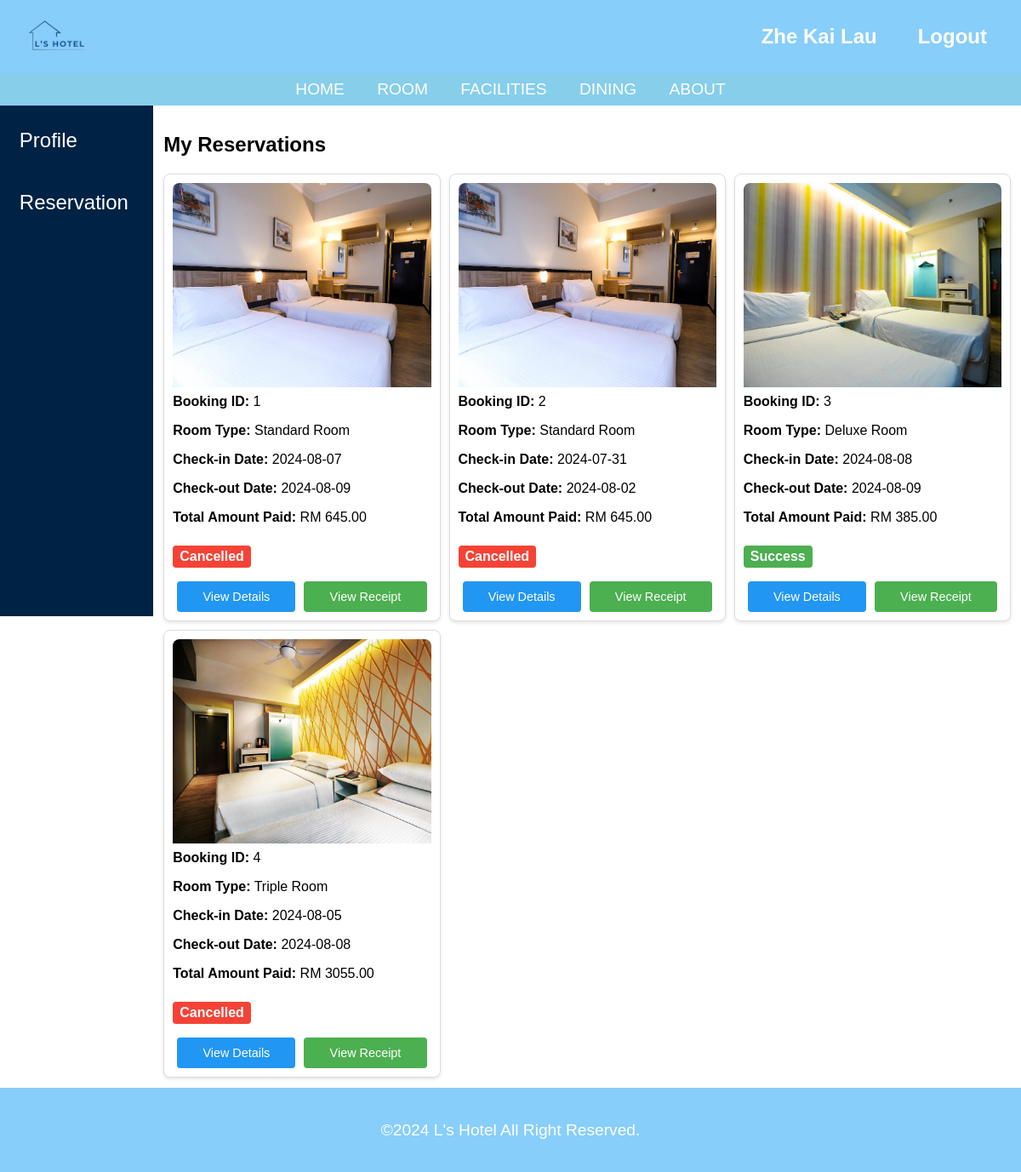
Screenshot of /reservation.php (signed in) with the database file from the repository.
### tables this page shows
CREATE TABLE `bookings` (
  `booking_id` int(11) NOT NULL,
  `email` varchar(100) NOT NULL,
  `room_id` int(11) NOT NULL,
  `check_in_date` date NOT NULL,
  `check_out_date` date NOT NULL,
  `days` int(11) NOT NULL,
  `number_of_rooms` int(11) NOT NULL,
  `bed_selection` varchar(255) NOT NULL,
  `smoke` varchar(255) NOT NULL,
  `first_name` varchar(50) NOT NULL,
  `last_name` varchar(50) NOT NULL,
  `phone_number` varchar(15) NOT NULL,
  `bring_car` varchar(3) NOT NULL,
  `additional_requests` varchar(255) DEFAULT NULL,
  `total_amount` decimal(10,2) NOT NULL,
  `created_at` timestamp NOT NULL DEFAULT current_timestamp(),
  `car_plates` varchar(255) DEFAULT NULL,
  `payment_status` varchar(20) NOT NULL,
  `booking_status` varchar(20) NOT NULL,
  `cancel_reason` varchar(500) NOT NULL
);

CREATE TABLE `rooms` (
  `room_id` int(11) NOT NULL,
  `room_type` varchar(255) NOT NULL,
  `room_level` int(3) NOT NULL,
  `room_price` decimal(10,2) NOT NULL,
  `room_features` text DEFAULT NULL,
  `room_facilities` text DEFAULT NULL,
  `room_size` varchar(50) DEFAULT NULL,
  `room_availability` int(11) DEFAULT NULL,
  `room_description` text DEFAULT NULL,
  `room_images` text DEFAULT NULL
);

### fetch_customer_bookings.php (the view, shortened to what this page needs)
<?php
include 'config.php';
$email = $_SESSION['user']['email'];
$sql = "SELECT bookings.booking_id, bookings.created_at, rooms.room_type, bookings.check_in_date, bookings.check_out_date, bookings.days, bookings.number_of_rooms, bookings.bed_selection, bookings.smoke, CONCAT(bookings.first_name, ' ', bookings.last_name) as customer_name, bookings.email, bookings.phone_number, bookings.bring_car, bookings.car_plates, bookings.booking_status, bookings.additional_requests, bookings.total_amount, rooms.room_images
        FROM bookings
        JOIN rooms ON bookings.room_id = rooms.room_id
        WHERE bookings.email = '$email'";
$result = $conn->query($sql);
if ($result->num_rows > 0) {
    while($row = $result->fetch_assoc()) {
        $room_type = $row['room_type'];
        $images = explode(',', $row['room_images']);
        $image = isset($images[0]) ? 'img/room-image/' . strtolower(str_replace(' ', '-', $room_type)) . '/' . htmlspecialchars(trim($images[0])) : 'img/room-image/default-room.jpg';
        $status_class = strtolower($row["booking_status"]);
        $additional_requests = json_decode($row['additional_requests'], true);
        $additional_charges = [];
        foreach ($additional_requests as $request) {
            $additional_charges[] = [
                "extraBed" => $request['extra_bed'],
                "extraBedQuantity" => $request['bed_quantity'],
                "addBreakfast" => $request['add_breakfast'],
                "breakfastQuantity" => $request['breakfast_quantity']
            ];
        }
        $booking_data = json_encode([
            "bookingId" => $row["booking_id"],
            "bookingDate" => substr($row["created_at"], 0, 10),
            "roomType" => $row["room_type"],
            "checkInDate" => $row["check_in_date"],
            "checkOutDate" => $row["check_out_date"],
            "stayDays" => $row["days"],
            "roomQuantity" => $row["number_of_rooms"],
            "bedSelection" => $row["bed_selection"],
            "smoke" => $row["smoke"],
            "totalAmount" => $row["total_amount"],
            "customerName" => $row["customer_name"],
            "email" => $row["email"],
            "phone" => $row["phone_number"],
            "bringCar" => $row["bring_car"],
            "carPlate" => $row["car_plates"],
            "additionalCharges" => $additional_charges
        ]);
        echo "<div class='booking-card'>";
        echo "<img src='" . $image . "' alt='Room Image'>";
        echo "<p><strong>Booking ID:</strong> " . $row["booking_id"] . "</p>";
        echo "<p><strong>Room Type:</strong> " . $room_type . "</p>";
        echo "<p><strong>Check-in Date:</strong> " . $row["check_in_date"] . "</p>";
        echo "<p><strong>Check-out Date:</strong> " . $row["check_out_date"] . "</p>";
        echo "<p><strong>Total Amount Paid:</strong> RM " . $row["total_amount"] . "</p>";
        echo "<p><span class='booking-status " . $status_class . "'>" . $row["booking_status"] . "</span></p>";
        echo "<div class='booking-actions'>";
        echo "<a class='view-details' href='javascript:void(0);' data-booking-data='" . htmlspecialchars($booking_data, ENT_QUOTES, 'UTF-8') . "'>View Details</a>";
        echo "<a class='view-receipt' href='invoice.php?booking_id=" . $row["booking_id"] . "'>View Receipt</a>";
        echo "</div>";
        echo "</div>";
    }
} else {
    echo "<p>No bookings found</p>";
}
?>

### css/style.css (style rules this page uses)
html, body { height: 100%; margin: 0; padding: 0; }
body { display: flex; flex-direction: column; font-family: Arial, sans-serif; }

### css/reservation.css (style rules this page uses)
.booking-card { background-color: #fff; border: 1px solid #ddd; border-radius: 8px; padding: 10px; box-shadow: 0 2px 4px rgba(0, 0, 0, 0.1); max-width: 100%; margin: 0 auto; display: flex; flex-direction: column; justify-content: space-between; min-width: 0; max-width: 350px; }
.booking-card img { width: 100%; border-radius: 8px 8px 0 0; height: 30vh; object-fit: cover; }
.booking-card p { margin: 8px 0; }
.booking-status { display: inline-block; padding: 4px 8px; border-radius: 4px; color: #fff; font-weight: bold; margin-top: 8px; }
.booking-status.success { background-color: #4CAF50; }
.booking-status.cancelled { background-color: #F44336; }
.booking-actions { display: flex; justify-content: space-around; margin-top: 8px; }
.booking-actions a { text-decoration: none; color: #fff; padding: 10px 20px; border-radius: 4px; transition: background-color 0.3s, box-shadow 0.3s; text-align: center; white-space: nowrap; flex-grow: 1; margin: 0 5px; font-size: 0.9em; }
.booking-actions a.view-details { background-color: #2196F3; }
.booking-actions a.view-receipt { background-color: #4CAF50; }

### rows the page displays
bookings: booking_id "1", room.room_type "Standard Room", check_in_date "2024-08-07", check_out_date "2024-08-09", total_amount "645.00", booking_status "Cancelled"
bookings: booking_id "2", room.room_type "Standard Room", check_in_date "2024-07-31", check_out_date "2024-08-02", total_amount "645.00", booking_status "Cancelled"
bookings: shows a picture, booking_id "3", room.room_type "Deluxe Room", check_in_date "2024-08-08", check_out_date "2024-08-09", total_amount "385.00", booking_status "Success"
bookings: shows a picture, booking_id "4", room.room_type "Triple Room", check_in_date "2024-08-05", check_out_date "2024-08-08", total_amount "3055.00", booking_status "Cancelled"

### other values shown
$_SESSION['user_full_name'] "Zhe Kai Lau"
